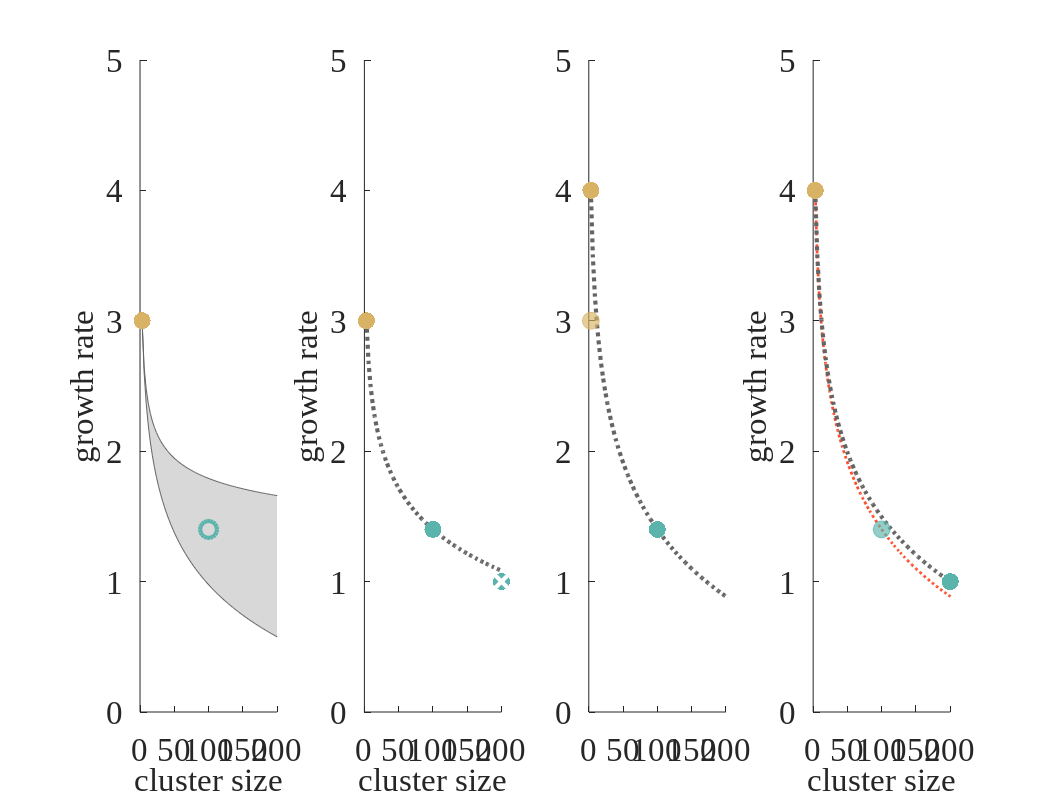

MATLAB code to generate this figure:
% Code for invasion, boundaries
clear;close all

% Colors
small=[216,179,101]/255;
large=[90,180,172]/255 ;
grey=[100,100,100]/255 ;
new_small=[191,129,45]/255;
new_large=[1,102,94]/255;
grey_2=.85*ones(1,3);
red=[252,78,42]/255;


%% First plot
set(gca,'Fontsize',24,'FontName','Times New Roman');

% starting growth rate and size of small cluster
l_small=3; 
n_small=3;

% expansion of population
X=32;

% size ratios n_r to consider
nrvect=[1:200]';

% the boundaries for lambda_r such that a cluster of size n_r can invade
bound_up=(2/3*log(nrvect)+log(X))./log(X);
bound_down=log(X)./(log(X)-2/3*log(nrvect));

% the growth of the large cluster
nls=n_small*nrvect; 

% code to create a shaded region bounded by bound_up and bound_down 
vect1=[nls;nls(end:-1:1);nls(1)];
vect2=[l_small./bound_up;l_small./bound_down(end:-1:1);l_small./bound_up(1)]; % note: lambda_large = lambda_small / lambda_r
fill(vect1,vect2,grey,'EdgeColor',grey,'FaceAlpha',.25)
hold on;

% plot the initial small cluster type
subplot(1,4,1)

fill(vect1,vect2,grey,'EdgeColor',grey,'FaceAlpha',.25); % same region
hold on;
scatter(n_small,l_small,150,small,'filled','LineWidth',3); % plot small
set(gca, 'FontSize', 24, 'FontName','Times New Roman')
% code for the new type
n_large=100; % size of example large cluster type
l_large=1.4; % growth rate of example large cluster type

scatter(n_large,l_large,150,large,'LineWidth',3); % plot large
nr=n_large/n_small; % n_r
lr=l_small/l_large; % l_r
coexist_line=l_small./((lr*log(nr))./(lr*log(nr)+(1-lr)*log(nrvect))); % the tradeoff line that determines who can invade

% format the graph and save plot
xlabel('cluster size','FontSize',24,'FontName','Times New Roman')
ylabel('growth rate','FontSize',24,'FontName','Times New Roman')
box off
axis([0 200 0 5])
% print -f1 -dpng -r300 evo_dynamics2.png


%% Plot two
subplot(1,4,2)

% repeat earlier plot
plot(nls,coexist_line,':','Color',grey, 'LineWidth',3)
hold on;
scatter(n_small,l_small,150,small,'filled','LineWidth',3);
set(gca, 'FontSize', 24, 'FontName','Times New Roman')
scatter(n_large,l_large,150,large,'filled','LineWidth',3);

% sample very large type that cannot invade
n_verylarge=200;
l_verylarge=1;

scatter(n_verylarge,l_verylarge,150,large,'filled','LineWidth',3);
scatter(n_verylarge,l_verylarge,100,[1 1 1],'x','LineWidth',3);

% format the graph and save plot
xlabel('cluster size','FontSize',24,'FontName','Times New Roman')
ylabel('growth rate','FontSize',24,'FontName','Times New Roman')
box off
axis([0 200 0 5])
% print -f1 -dpng -r300 evo_dynamics3.png

%% Plot three
subplot(1,4,3)
% % a mutant small cluster that grows faster but is the same size
l_small_mutant=4; %lambda for new cluster

% coexistence line between small mutant and large
nr=n_large/n_small;
lr=l_small_mutant/l_large;
coexist_line=l_small_mutant./((lr*log(nr))./(lr*log(nr)+(1-lr)*log(nrvect)));
plot(nls,coexist_line,':','Color',grey, 'LineWidth', 3)
hold on;

scatter(n_small,l_small_mutant,150,small,'filled','LineWidth',3);
set(gca, 'FontSize', 24, 'FontName','Times New Roman')
scatter(n_small,l_small,150,'MarkerFaceColor',small,'MarkerEdgeColor',small,...
    'MarkerFaceAlpha',.65,'MarkerEdgeAlpha',.65); % dead one


scatter(n_large,l_large,150,large,'filled','LineWidth',3);

box off
axis([0 200 0 5])

%% Plot four
subplot(1,4,4)
% repeat earlier plot
% coexistence line between small mutant and large
nr=n_large/n_small;
lr=l_small_mutant/l_large;
coexist_line=l_small_mutant./((lr*log(nr))./(lr*log(nr)+(1-lr)*log(nrvect)));
plot(nls,coexist_line,':','Color',red, 'LineWidth', 2)
hold on;

% coexistence line between small mutant and very large
n_verylarge=200;
l_verylarge=1;
nr=n_verylarge/n_small;
lr=l_small_mutant/l_verylarge;
coexist_line=l_small_mutant./((lr*log(nr))./(lr*log(nr)+(1-lr)*log(nrvect)));
plot(nls,coexist_line,':','Color',grey, 'LineWidth',3)


scatter(n_small,l_small_mutant,150,small,'filled','LineWidth',3);

% plot points for large types
scatter(n_verylarge,l_verylarge,150,large,'filled','LineWidth',3);
scatter(n_large,l_large,150,'MarkerFaceColor',large,'MarkerEdgeColor',large,...
    'MarkerFaceAlpha',.65,'MarkerEdgeAlpha',.65); % dead one


% format the graph and save plot
set(gca, 'FontSize', 24, 'FontName','Times New Roman')

xlabel('cluster size','FontSize',24,'FontName','Times New Roman')
ylabel('growth rate','FontSize',24,'FontName','Times New Roman')

box off
axis([0 200 0 5])

%% Save figure
set(gcf, 'color', 'none');    
orient(gcf,'landscape')
set(gcf,'Position',[100 100 1350 300])
exportgraphics(gcf,'fig5.pdf',...   
    'ContentType','vector',...
    'BackgroundColor','none')
